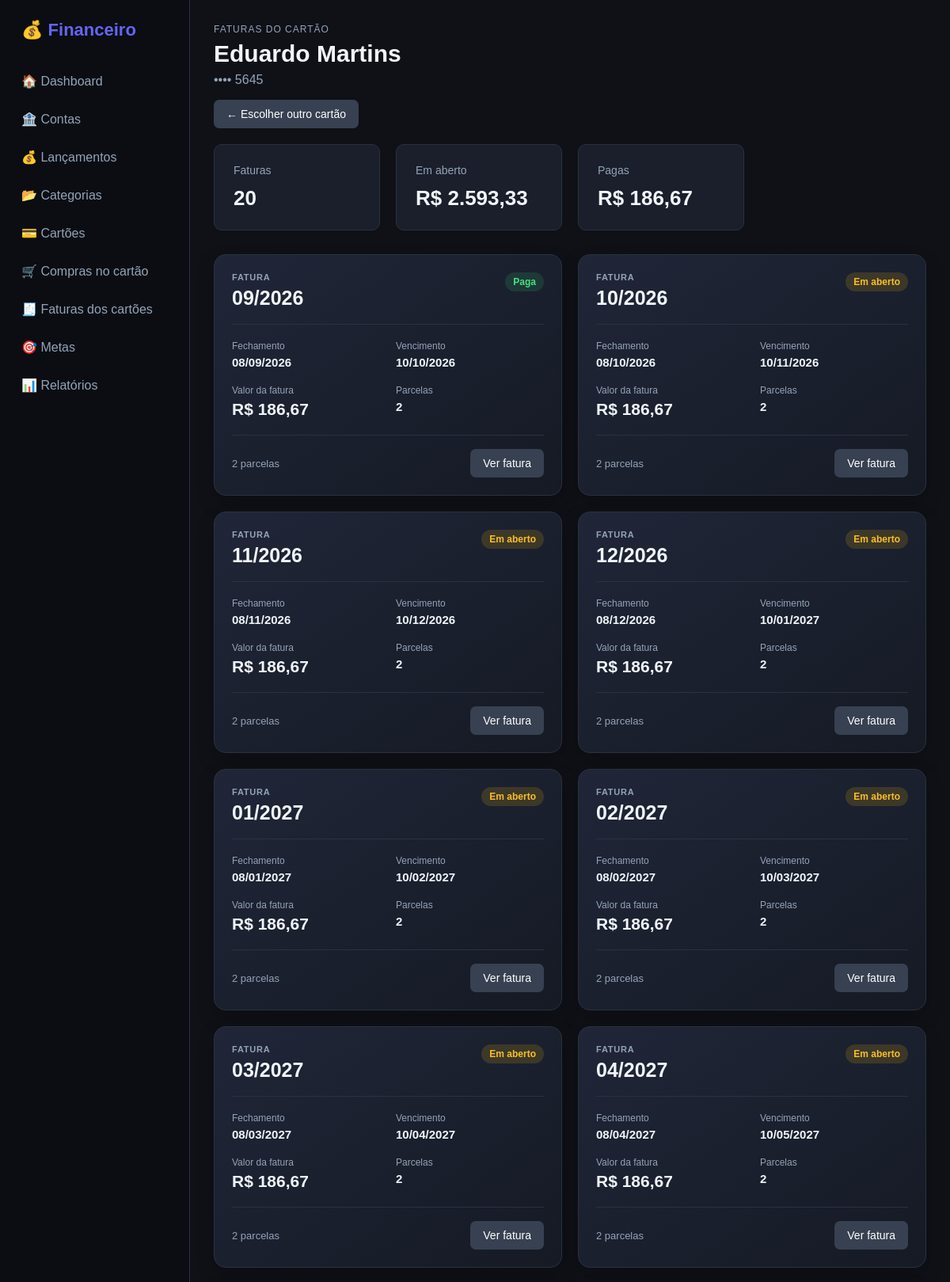
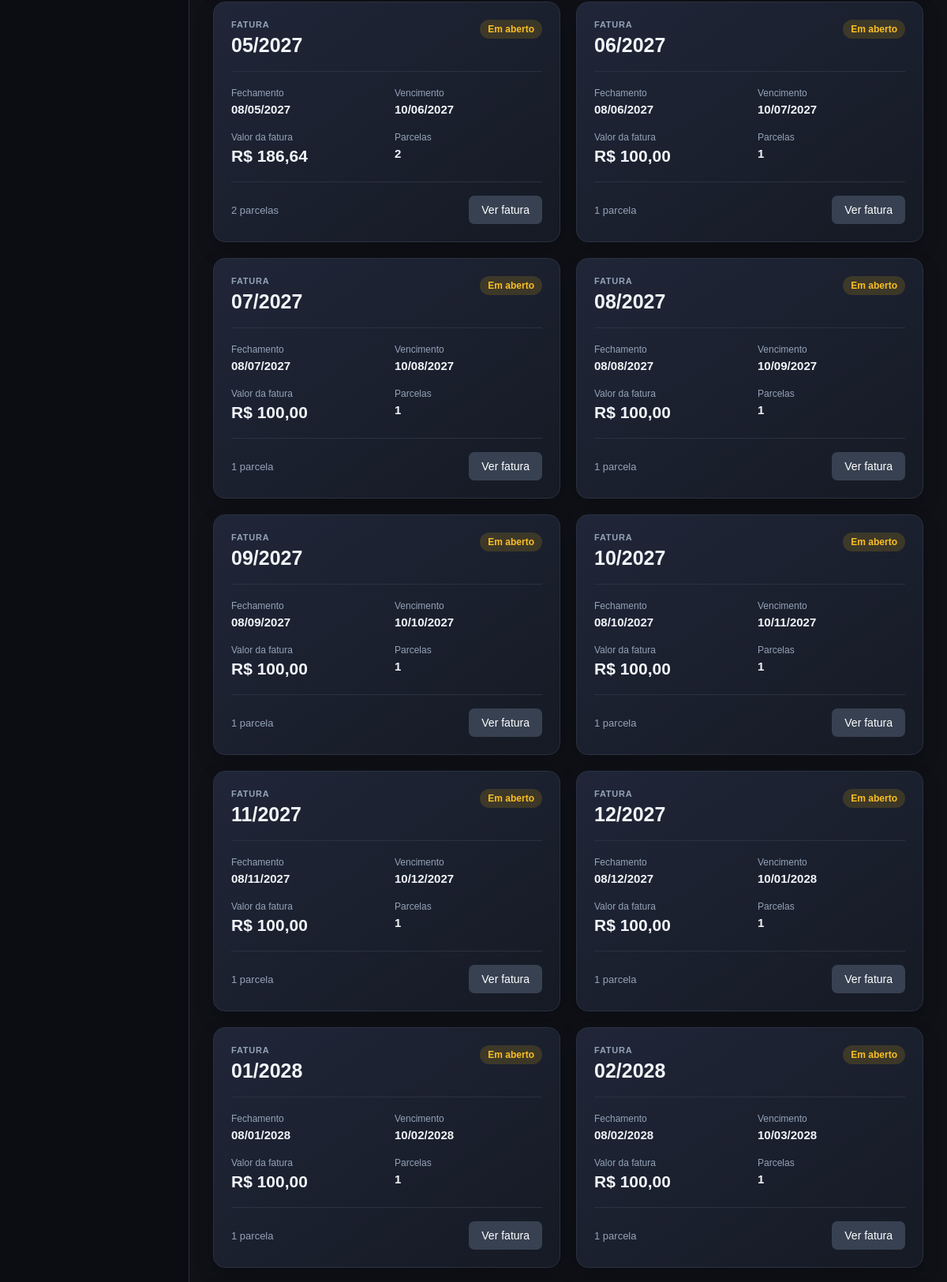
Screenshot of /faturas-cartao/cartao/1 (upper part) with the database file from the repository (2 pictures, top to bottom).
### models/cartao.py (models this page shows, shortened)
class Cartao(db.Model):
    __tablename__ = "cartoes"
    id = db.Column(
        db.Integer,
        primary_key=True
    )
    nome = db.Column(
        db.String(100),
        nullable=False
    )
    banco = db.Column(
        db.String(100),
        nullable=False
    )
    ultimos_digitos = db.Column(
        db.String(4),
        nullable=True
    )
    limite = db.Column(
        db.Numeric(12, 2),
        nullable=False,
        default=0
    )
    dia_fechamento = db.Column(
        db.Integer,
        nullable=False
    )
    dia_vencimento = db.Column(
        db.Integer,
        nullable=False
    )
    ativo = db.Column(
        db.Boolean,
        nullable=False,
        default=True
    )
    criado_em = db.Column(
        db.DateTime,
        default=datetime.utcnow
    )
    faturas = db.relationship(
        "FaturaCartao",
        back_populates="cartao",
        cascade="all, delete-orphan"
    )

### models/fatura_cartao.py (models this page shows, shortened)
class FaturaCartao(db.Model):
    __tablename__ = "faturas_cartao"
    id = db.Column(
        db.Integer,
        primary_key=True
    )
    cartao_id = db.Column(
        db.Integer,
        db.ForeignKey(
            "cartoes.id"
        ),
        nullable=False
    )
    mes_referencia = db.Column(
        db.Integer,
        nullable=False
    )
    ano_referencia = db.Column(
        db.Integer,
        nullable=False
    )
    data_fechamento = db.Column(
        db.Date,
        nullable=False
    )
    data_vencimento = db.Column(
        db.Date,
        nullable=False
    )
    valor_total = db.Column(
        db.Numeric(12, 2),
        nullable=False,
        default=0
    )
    status = db.Column(
        db.String(20),
        nullable=False,
        default="aberta"
    )
    data_pagamento = db.Column(
        db.DateTime,
        nullable=True
    )
    criado_em = db.Column(
        db.DateTime,
        default=datetime.utcnow
    )
    cartao = db.relationship(
        "Cartao",
        back_populates="faturas"
    )
    parcelas = db.relationship(
        "ParcelaCartao",
        back_populates="fatura"
    )

### routes/faturas_cartao.py (the view)
@faturas_cartao_bp.route(
    "/cartao/<int:cartao_id>"
)
def faturas_cartao(cartao_id):
    cartao = Cartao.query.get_or_404(
        cartao_id
    )
    faturas = (
        FaturaCartao.query
        .filter_by(
            cartao_id=cartao.id
        )
        .order_by(
            FaturaCartao.ano_referencia.asc(),
            FaturaCartao.mes_referencia.asc()
        )
        .all()
    )
    total_aberto = sum(
        (
            fatura.valor_total or 0
            for fatura in faturas
            if fatura.status != "paga"
        ),
        0
    )
    total_pago = sum(
        (
            fatura.valor_total or 0
            for fatura in faturas
            if fatura.status == "paga"
        ),
        0
    )
    return render_template(
        "faturas_cartao.html",
        cartoes=None,
        cartao=cartao,
        faturas=faturas,
        total_aberto=total_aberto,
        total_pago=total_pago
    )

### app.py (called while the page is built)
def formatar_moeda(valor):
    try:
        valor = float(valor or 0)
    except (TypeError, ValueError):
        valor = 0.0
    negativo = valor < 0
    valor = abs(valor)
    texto = f"{valor:,.2f}"
    texto = texto.replace(",", "X").replace(".", ",").replace("X", ".")
    if negativo:
        texto = "-" + texto
    return texto

### templates/faturas_cartao.html (shortened to what this page needs)
{% extends "base.html" %}
{% block content %}
{% if cartoes is not none %}
<!-- =====================================================
     ESCOLHA DO CARTÃO
===================================================== -->
<div class="page-header">
    <div>
        <h1>
            Faturas dos cartões
        </h1>
        <p>
            Selecione um cartão para visualizar suas faturas.
        </p>
    </div>
</div>
<div class="cards-grid">
    {% for cartao in cartoes %}
        <div class="credit-card">
            <div class="credit-card-top">
                <div class="credit-card-chip">
                    💳
                </div>
                <div>
                    <span class="credit-card-bank">
                        {{ cartao.banco }}
                    </span>
                </div>
            </div>
            <div class="credit-card-name">
                {{ cartao.nome }}
            </div>
            {% if cartao.ultimos_digitos %}
                <div class="credit-card-number">
                    •••• •••• •••• {{ cartao.ultimos_digitos }}
                </div>
            {% else %}
                <div class="credit-card-number">
                    Cartão
                </div>
            {% endif %}
            <div class="credit-card-limit">
                <span>
                    Limite
                </span>
                <strong>
                    R$ {{ cartao.limite|moeda }}
                </strong>
            </div>
            <div class="credit-card-dates">
                <div>
                    <span>
                        Fechamento
                    </span>
                    <strong>
                        Dia {{ cartao.dia_fechamento }}
                    </strong>
                </div>
                <div>
                    <span>
                        Vencimento
                    </span>
                    <strong>
                        Dia {{ cartao.dia_vencimento }}
                    </strong>
                </div>
            </div>
            <div class="credit-card-actions">
                <a
                    href="{{ url_for(
                        'faturas_cartao.faturas_cartao',
                        cartao_id=cartao.id
                    ) }}"
                    class="btn btn-primary"
                >
                    Ver faturas
                </a>
            </div>
        </div>
    {% else %}
        <div class="empty-table">
            Nenhum cartão ativo cadastrado.
        </div>
    {% endfor %}
</div>
{% else %}
<div class="page-header faturas-page-header">
    <div>
        <span class="details-label">
            FATURAS DO CARTÃO
        </span>
        <h1>
            {{ cartao.nome }}
        </h1>
        {% if cartao.ultimos_digitos %}
            <p>
                •••• {{ cartao.ultimos_digitos }}
            </p>
        {% endif %}
    </div>
    <div class="faturas-header-actions">
        <a
            href="{{ url_for('faturas_cartao.listar') }}"
            class="btn btn-secondary"
        >
            ← Escolher outro cartão
        </a>
    </div>
</div>
<div class="cards faturas-summary">
    <div class="card">
        <span class="card-title">
            Faturas
        </span>
        <strong>
            {{ faturas|length }}
        </strong>
    </div>
    <div class="card">
        <span class="card-title">
            Em aberto
        </span>
        <strong>
            R$ {{ total_aberto|moeda }}
        </strong>
    </div>
    <div class="card">
        <span class="card-title">
            Pagas
        </span>
        <strong>
            R$ {{ total_pago|moeda }}
        </strong>
    </div>
</div>
{% if faturas %}
    <div class="faturas-list">
        {% for fatura in faturas %}
            <div class="fatura-card">
                <div class="fatura-card-header">
                    <div>
                        <span class="fatura-label">
                            FATURA
                        </span>
                        <h2>
                            {{ "%02d"|format(
                                fatura.mes_referencia
                            ) }}/{{ fatura.ano_referencia }}
                        </h2>
                    </div>
                    <div class="fatura-status">
                        {% if fatura.status == "paga" %}
                            <span class="status-badge status-paid">
                                Paga
                            </span>
                        {% else %}
                            <span class="status-badge status-open">
                                Em aberto
                            </span>
                        {% endif %}
                    </div>
                </div>
                <div class="fatura-card-body">
                    <div>
                        <span>
                            Fechamento
                        </span>
                        <strong>
                            {{ fatura.data_fechamento.strftime(
                                "%d/%m/%Y"
                            ) }}
                        </strong>
                    </div>
                    <div>
                        <span>
                            Vencimento
                        </span>
                        <strong>
                            {{ fatura.data_vencimento.strftime(
                                "%d/%m/%Y"
                            ) }}
                        </strong>
                    </div>
                    <div>
                        <span>
                            Valor da fatura
                        </span>
                        <strong class="fatura-valor">
                            R$ {{ fatura.valor_total|moeda }}
                        </strong>
                    </div>
                    <div>
                        <span>
                            Parcelas
                        </span>
                        <strong>
                            {{ fatura.parcelas|length }}
                        </strong>
                    </div>
                </div>
                <div class="fatura-card-footer">
                    <span>
                        {% if fatura.parcelas|length == 1 %}
                            1 parcela
                        {% else %}
                            {{ fatura.parcelas|length }} parcelas
                        {% endif %}
                    </span>
                    <a
                        href="{{ url_for(
                            'faturas_cartao.detalhes',
                            id=fatura.id
                        ) }}"
                        class="btn btn-secondary"
                    >
                        Ver fatura
                    </a>
                </div>
            </div>
        {% endfor %}
    </div>
{% endif %}
{% endif %}
{% endblock %}

### static/css/style.css (style rules this page uses)
* { box-sizing: border-box; }
:root { --bg: #0f1117; --bg-secondary: #151923; --card: #1a1f2b; --card-hover: #202636; --border: #2a3140; --text: #f1f5f9; --text-secondary: #94a3b8; --primary: #6366f1; --primary-hover: #4f46e5; --success: #22c55e; --danger: #ef4444; --warning: #f59e0b; --info: #60a5fa; }
html, body { margin: 0; padding: 0; min-height: 100%; }
body { font-family: Arial, Helvetica, sans-serif; background: var(--bg); color: var(--text); }
.page-header { margin-bottom: 25px; }
.page-header h1 { margin: 0; font-size: 30px; }
.page-header p { margin-top: 7px; color: var(--text-secondary); }
.cards { display: grid; grid-template-columns: repeat(4, 1fr); gap: 20px; margin-bottom: 25px; }
.card { background: var(--card); border: 1px solid var(--border); border-radius: 10px; padding: 24px; transition: 0.2s; }
.card-title { display: block; color: var(--text-secondary); font-size: 14px; margin-bottom: 12px; }
.card strong { font-size: 26px; }
.btn { border: none; border-radius: 7px; padding: 10px 16px; font-size: 14px; cursor: pointer; text-decoration: none; display: inline-block; transition: 0.2s; }
.btn-secondary { background: #374151; color: white; }
.details-label { display: block; color: var(--text-secondary); font-size: 12px; margin-bottom: 7px; letter-spacing: 1px; }
.status-badge { display: inline-flex; align-items: center; padding: 5px 10px; border-radius: 20px; font-size: 12px; font-weight: 600; }
.status-paid { background: rgba( 46, 204, 113, 0.15 ); color: #4ade80; }
.status-open { background: rgba( 255, 193, 7, 0.15 ); color: #fbbf24; }
.faturas-page-header { margin-bottom: 20px; }
.faturas-header-actions { display: flex; align-items: center; gap: 10px; }
.faturas-summary { margin-bottom: 30px; }
.faturas-list { display: grid; grid-template-columns: repeat( auto-fit, minmax(420px, 1fr) ); gap: 20px; margin-top: 10px; }
.fatura-card { background: linear-gradient( 145deg, #202638, #151a24 ); border: 1px solid var(--border); border-radius: 15px; padding: 22px; box-shadow: 0 10px 25px rgba(0, 0, 0, 0.20); transition: transform 0.15s ease, border-color 0.15s ease, box-shadow 0.15s ease; }
.fatura-card-header { display: flex; align-items: flex-start; justify-content: space-between; gap: 20px; padding-bottom: 18px; border-bottom: 1px solid var(--border); }
.fatura-label { display: block; color: var(--text-secondary); font-size: 11px; font-weight: 600; letter-spacing: 0.8px; margin-bottom: 5px; }
.fatura-card-header h2 { margin: 0; font-size: 25px; line-height: 1.2; }
.fatura-status { flex-shrink: 0; }
.fatura-card-body { display: grid; grid-template-columns: 1fr 1fr; gap: 20px; padding: 20px 0; }
.fatura-card-body > div { display: flex; flex-direction: column; gap: 5px; }
.fatura-card-body span { color: var(--text-secondary); font-size: 12px; }
.fatura-card-body strong { font-size: 15px; }
.fatura-card-body .fatura-valor { font-size: 21px; }
.fatura-card-footer { display: flex; align-items: center; justify-content: space-between; gap: 15px; padding-top: 17px; border-top: 1px solid var(--border); }
.fatura-card-footer > span { color: var(--text-secondary); font-size: 13px; }
.fatura-card-footer .btn { white-space: nowrap; }

### rows the page displays
Cartao: nome "Eduardo Martins", ultimos_digitos "5645"
FaturaCartao: mes_referencia "09", ano_referencia "2026", status "Paga", data_fechamento "08/09/2026", data_vencimento "10/10/2026", valor_total|moeda "186,67", parcelas|length "2"
FaturaCartao: mes_referencia "10", ano_referencia "2026", status "Em aberto", data_fechamento "08/10/2026", data_vencimento "10/11/2026", valor_total|moeda "186,67", parcelas|length "2"
FaturaCartao: mes_referencia "11", ano_referencia "2026", status "Em aberto", data_fechamento "08/11/2026", data_vencimento "10/12/2026", valor_total|moeda "186,67", parcelas|length "2"
FaturaCartao: mes_referencia "12", ano_referencia "2026", status "Em aberto", data_fechamento "08/12/2026", data_vencimento "10/01/2027", valor_total|moeda "186,67", parcelas|length "2"
FaturaCartao: mes_referencia "01", ano_referencia "2027", status "Em aberto", data_fechamento "08/01/2027", data_vencimento "10/02/2027", valor_total|moeda "186,67", parcelas|length "2"
FaturaCartao: mes_referencia "02", ano_referencia "2027", status "Em aberto", data_fechamento "08/02/2027", data_vencimento "10/03/2027", valor_total|moeda "186,67", parcelas|length "2"
FaturaCartao: mes_referencia "03", ano_referencia "2027", status "Em aberto", data_fechamento "08/03/2027", data_vencimento "10/04/2027", valor_total|moeda "186,67", parcelas|length "2"
FaturaCartao: mes_referencia "04", ano_referencia "2027", status "Em aberto", data_fechamento "08/04/2027", data_vencimento "10/05/2027", valor_total|moeda "186,67", parcelas|length "2"
FaturaCartao: mes_referencia "05", ano_referencia "2027", status "Em aberto", data_fechamento "08/05/2027", data_vencimento "10/06/2027", valor_total|moeda "186,64", parcelas|length "2"
FaturaCartao: mes_referencia "06", ano_referencia "2027", status "Em aberto", data_fechamento "08/06/2027", data_vencimento "10/07/2027", valor_total|moeda "100,00", parcelas|length "1", shows "1 parcela"
FaturaCartao: mes_referencia "07", ano_referencia "2027", status "Em aberto", data_fechamento "08/07/2027", data_vencimento "10/08/2027", valor_total|moeda "100,00", parcelas|length "1", shows "1 parcela"
FaturaCartao: mes_referencia "08", ano_referencia "2027", status "Em aberto", data_fechamento "08/08/2027", data_vencimento "10/09/2027", valor_total|moeda "100,00", parcelas|length "1", shows "1 parcela"
FaturaCartao: mes_referencia "09", ano_referencia "2027", status "Em aberto", data_fechamento "08/09/2027", data_vencimento "10/10/2027", valor_total|moeda "100,00", parcelas|length "1", shows "1 parcela"
FaturaCartao: mes_referencia "10", ano_referencia "2027", status "Em aberto", data_fechamento "08/10/2027", data_vencimento "10/11/2027", valor_total|moeda "100,00", parcelas|length "1", shows "1 parcela"
FaturaCartao: mes_referencia "11", ano_referencia "2027", status "Em aberto", data_fechamento "08/11/2027", data_vencimento "10/12/2027", valor_total|moeda "100,00", parcelas|length "1", shows "1 parcela"
FaturaCartao: mes_referencia "12", ano_referencia "2027", status "Em aberto", data_fechamento "08/12/2027", data_vencimento "10/01/2028", valor_total|moeda "100,00", parcelas|length "1", shows "1 parcela"
FaturaCartao: mes_referencia "01", ano_referencia "2028", status "Em aberto", data_fechamento "08/01/2028", data_vencimento "10/02/2028", valor_total|moeda "100,00", parcelas|length "1", shows "1 parcela"
FaturaCartao: mes_referencia "02", ano_referencia "2028", status "Em aberto", data_fechamento "08/02/2028", data_vencimento "10/03/2028", valor_total|moeda "100,00", parcelas|length "1", shows "1 parcela"

### other values shown
{{ faturas|length }} "20"
{{ total_aberto|moeda }} "2.593,33"
{{ total_pago|moeda }} "186,67"
